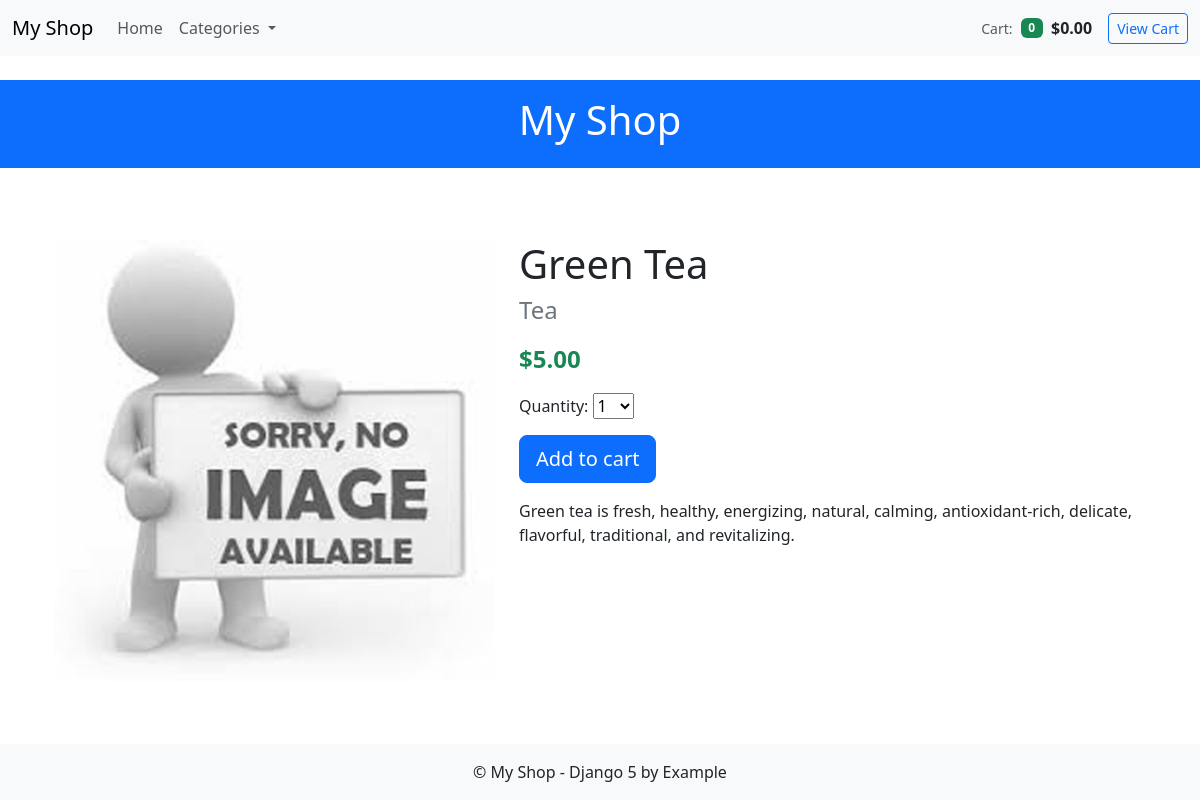
Page /1/green-tea/ on the committed database.
### shop/models.py (models this page shows, shortened)
class Product(models.Model):
    category = models.ForeignKey(
        Category, related_name="products", on_delete=models.CASCADE
    )
    name = models.CharField(max_length=200)
    slug = models.SlugField(max_length=200)
    image = models.ImageField(upload_to="products/%Y/%m/%d", blank=True)
    description = models.TextField(blank=True)
    price = models.DecimalField(max_digits=10, decimal_places=2)
    available = models.BooleanField(default=True)
    created = models.DateTimeField(auto_now_add=True)
    updated = models.DateTimeField(auto_now=True)
    class Meta:
        ordering = ["name"]
        indexes = [
            models.Index(fields=["id", "slug"]),
            models.Index(fields=["name"]),
            models.Index(fields=["-created"]),
        ]

class Category(models.Model):
    name = models.CharField(max_length=200)
    slug = models.SlugField(max_length=200, unique=True)
    class Meta:
        ordering = ["name"]
        indexes = [
            models.Index(fields=["name"]),
        ]
        verbose_name = "category"
        verbose_name_plural = "categories"
    def __str__(self):
        return self.name
    def get_absolute_url(self):
        return reverse(
            "shop:product_list_by_category", kwargs={"category_slug": self.slug}
        )

### shop/views.py (the view)
class ProductDetailView(DetailView):
    model = Product
    template_name = "shop/product/detail.html"
    context_object_name = "product"
    def get_context_data(self, **kwargs):
        context = super().get_context_data(**kwargs)
        context["cart_product_form"] = CartAddProductForm()
        return context

### cart/forms.py
class CartAddProductForm(forms.Form):
    quantity = forms.TypedChoiceField(
        choices=PRODUCT_QUANTITY_CHOICES, coerce=int, label="Quantity"
    )
    override = forms.BooleanField(
        required=False, initial=False, widget=forms.HiddenInput
    )

### cart/cart.py (called while the page is built)
    def __len__(self):
        return sum(item["quantity"] for item in self.cart.values())

    def get_total_price(self):
        return sum(
            Decimal(item["price"]) * item["quantity"] for item in self.cart.values()
        )

### cart/context_processors.py (called while the page is built)
def cart_context(request):
    from cart.cart import Cart
    cart = Cart(request)
    return {
        "cart_items_count": len(cart),
        "cart_total": cart.get_total_price(),
    }

### shop/context_processors.py (called while the page is built)
def media_url(request):
    from django.conf import settings
    return {"MEDIA_URL": settings.MEDIA_URL}

### shop/templates/shop/product/detail.html (shortened to what this page needs)
{% extends "base.html" %}
{% load static %}
{% block content %}
<div class="container mt-4">
    <div class="row g-4">
        <div class="col-md-5">
            {% if product.image and product.image.url %}
            <img src="{{ product.image.url }}" class="img-fluid rounded" alt="{{ product.name }}">
            {% else %}
            <img src="/media/img/no_image.jpg" class="img-fluid rounded" alt="No image available">
            {% endif %}
        </div>
        <div class="col-md-7">
            <h1>{{ product.name }}</h1>
            <h4 class="text-muted mb-3">
                <a href="{{ product.category.get_absolute_url }}" class="text-decoration-none text-secondary">
                    {{ product.category }}
                </a>
            </h4>
            <p class="fs-4 fw-bold text-success mb-3">
                ${{ product.price }}
            </p>
            <form action="{% url 'cart:cart_add' product.id %}" method="post" class="mb-3">
                <div class="mb-3">
                    {{ cart_product_form.quantity.label_tag }}
                    {{ cart_product_form.quantity }}
                </div>
                <button type="submit" class="btn btn-primary btn-lg">
                    Add to cart
                </button>
            </form>
            <div class="mb-4">
                {{ product.description|linebreaks }}
            </div>
        </div>
    </div>
</div>
{% endblock %}

### rows in the picture
Product: name "Green Tea", category "Tea", price "5.00", description "Green tea is fresh, healthy, energizing, natural, calming, antioxidant-rich, delicate, flavorful, traditional, and revitalizing."

### other values in the picture
{{ cart_items_count|default:0 }} "0"
{{ cart_total|default:"0.00" }} "0.00"
{{ cart_product_form.quantity.label_tag }} "Quantity:"
